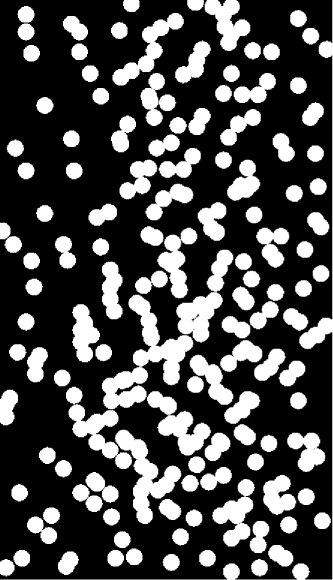
%> input picture Lab 11/FigP0936.tif, 333 x 580 px
$ octave Q1B.m   (GNU Octave 9; MATLAB toolbox functions it lacks are replaced by stand-ins)
%> lines starting %> are read from the running program, lines starting %| are printed output that depends on the picture; in (x1, y1, x2, y2) boxes, pixels count from 0 and x2, y2 are one past the last pixel; in counts of white or black regions, pixels touching at a corner belong together; the program's own positions count from 1
clear
img = imread('FigP0936.tif');
%> img is the input picture: size 580x333 uint8; min 0, max 255, mean 76.8
I = (img >= 128); %Convert to Binary image
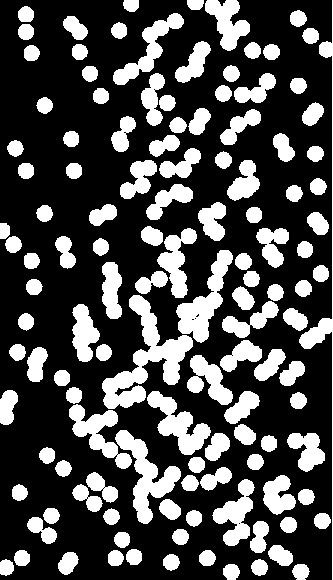
%> I: size 580x333 logical; 29.7% white; 125 white regions, largest, box (x1, y1, x2, y2) and area: (102, 295, 193, 409) 3450, (115, 430, 181, 524) 2115, (176, 250, 233, 343) 1975
[R C] = size(I);
%> R = 580; C = 333
IPAD = true(R+2,C+2);
IPAD(2:R+1,2:C+1) = I;
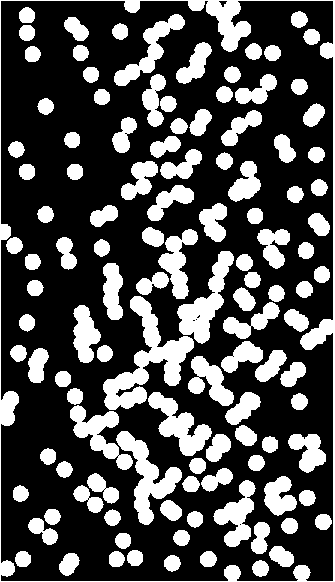
%> IPAD: size 582x335 logical; 30.4% white; 117 white regions, largest, box (x1, y1, x2, y2) and area: (0, 0, 335, 582) 5939, (103, 296, 194, 410) 3450, (116, 431, 182, 525) 2115
B = true(3,3);
X = false(R+2,C+2);
X(1,1) = true;
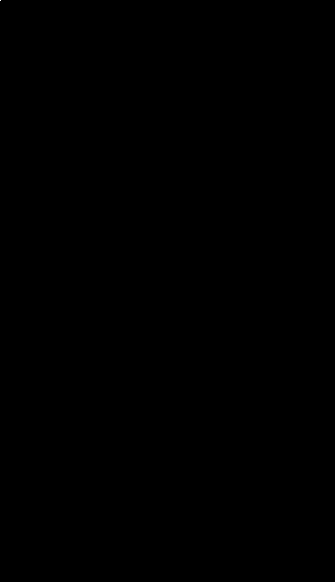
%> X: size 582x335 logical; 0% white in thin lines or dots, all inside (x1, y1, x2, y2) = (0, 0, 1, 1)
%Connected components algorithm
while true
    IX = imdilate(X,B); %Used predefined function for dilation because own implementation is too slow, Have used own implementation in Q1A
    Xk = (IX & IPAD);
    if Xk == X
        break;
    else
        X = Xk;
    end
end
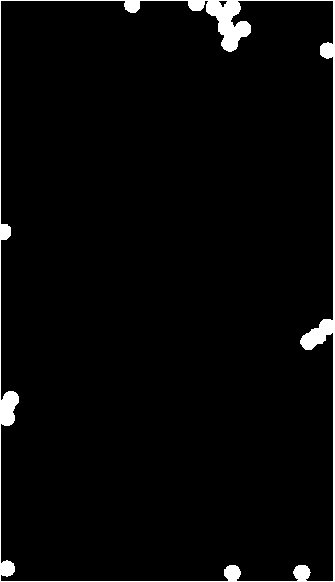
%> X: size 582x335 logical; 3% white; 1 white region, box (x1, y1, x2, y2) and area: (0, 0, 335, 582) 5939
I_BORDER = Xk(2:R+1,2:C+1);
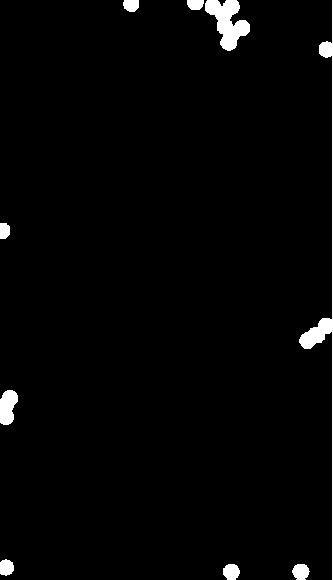
%> I_BORDER: size 580x333 logical; 2.1% white; 9 white regions, largest, box (x1, y1, x2, y2) and area: (299, 0, 333, 580) 1327, (205, 0, 250, 51) 1219, (0, 390, 18, 425) 479
%Remove the circles merging to border
II = (I & ~I_BORDER);
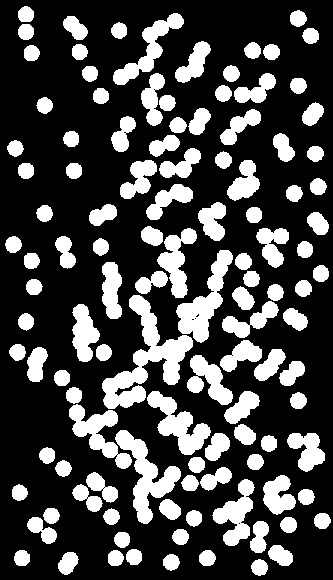
%> II: size 580x333 logical; 27.6% white; 116 white regions, largest, box (x1, y1, x2, y2) and area: (102, 295, 193, 409) 3450, (115, 430, 181, 524) 2115, (176, 250, 233, 343) 1975
Area = 225;
IVIS = false(R,C);
I_OVERLAP = false(R,C);
for i = 1:R
    for j = 1:C
        if IVIS(i,j) == true || II(i,j) == false
            continue;
        end
        X = false(R,C);
        X(i,j) = true;
        %Connected components algorithm
        while true
            IX = imdilate(X,B); %Used predefined function for dilation because own implementation is too slow, Have used own implementation in Q1A
            Xk = (IX & II);
            if Xk == X
                break;
            else
                X = Xk;
            end
        end
        IVIS = (IVIS | Xk);
        if sum(Xk,'all') > Area+10 %For accomodating small variations in size of circles due to noise
            I_OVERLAP = (I_OVERLAP | Xk);
        end
    end
end
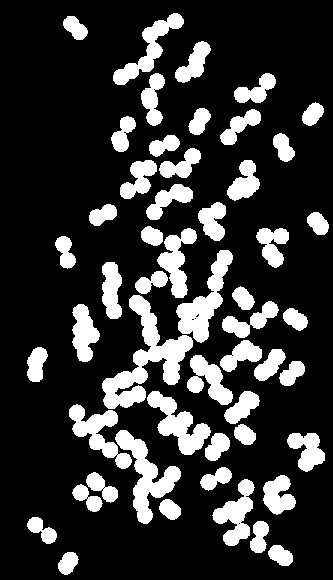
%> I_OVERLAP: size 580x333 logical; 20.5% white; 52 white regions, largest, box (x1, y1, x2, y2) and area: (102, 295, 193, 409) 3450, (115, 430, 181, 524) 2115, (176, 250, 233, 343) 1975
%> X: size 580x333 logical; 0.11% white; 1 white region, box (x1, y1, x2, y2) and area: (251, 559, 268, 576) 218
imshow(I_OVERLAP);
title('Overlapping Particles');
imwrite(I_OVERLAP,'Output_Q1B.jpg');
